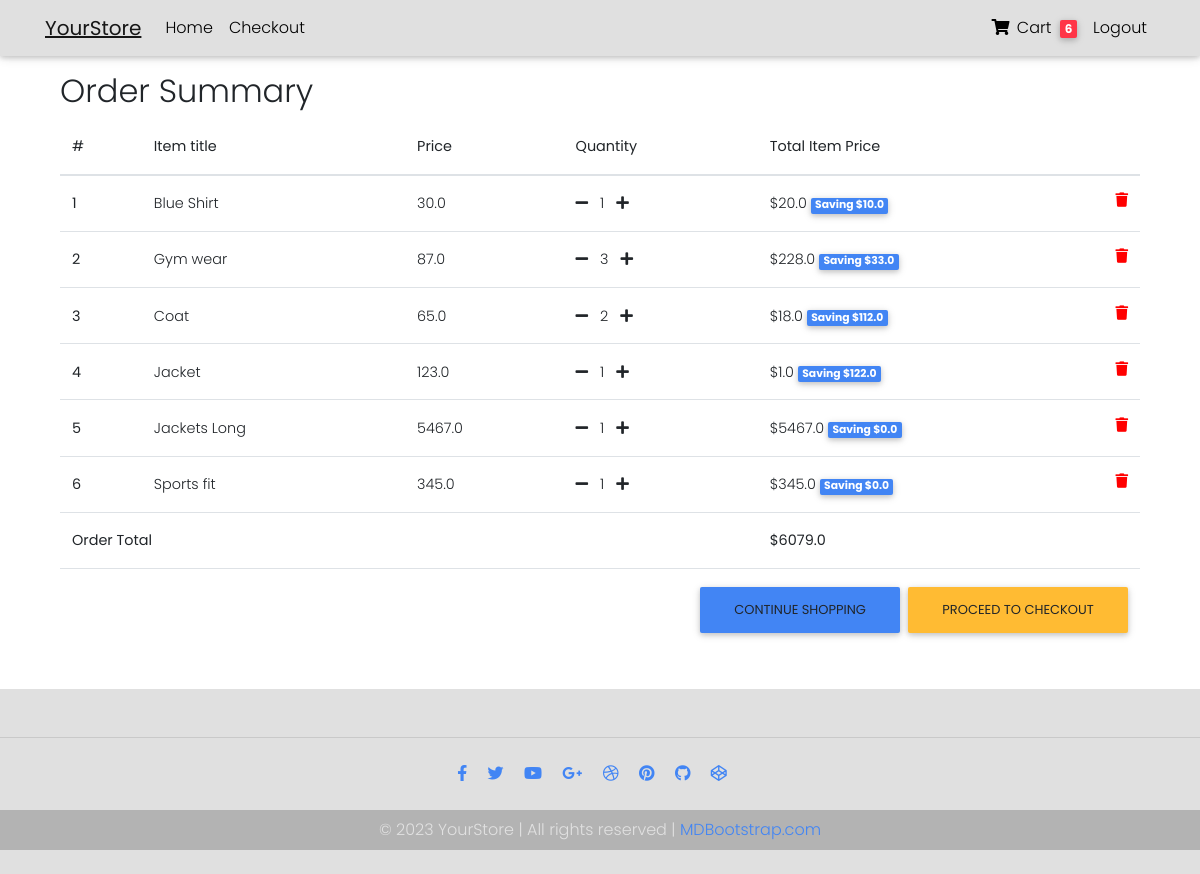
Page /order-summary/ (signed in) on the earlier database version.
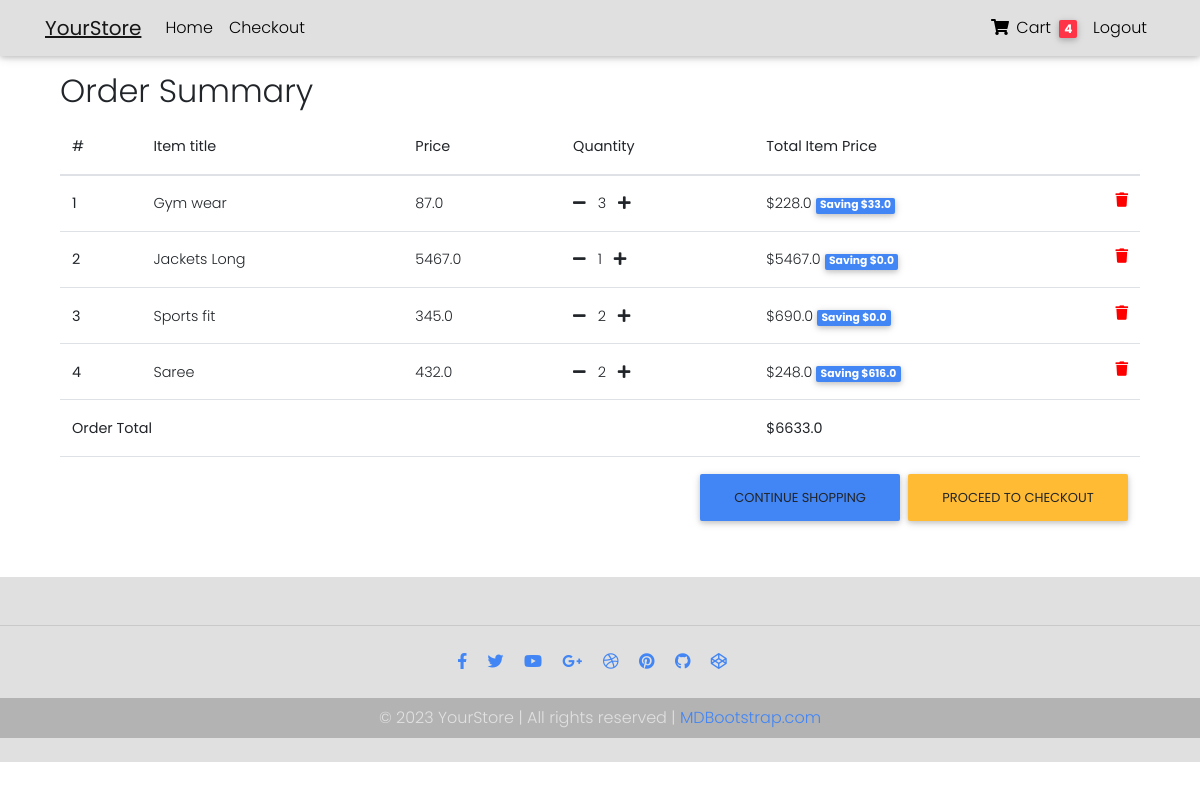
Same page on the later database version.
### core/models.py (models this page shows, shortened)
class Order(models.Model):
    user = models.ForeignKey(settings.AUTH_USER_MODEL,
                             on_delete=models.CASCADE)
    ref_code = models.CharField(max_length=20, blank=True, null=True)
    items = models.ManyToManyField(OrderItem)
    start_date = models.DateTimeField(auto_now_add=True)
    ordered_date = models.DateTimeField()
    ordered = models.BooleanField(default=False)
    shipping_address = models.ForeignKey(
        'Address', related_name='shipping_address', on_delete=models.SET_NULL, blank=True, null=True)
    billing_address = models.ForeignKey(
        'Address', related_name='billing_address', on_delete=models.SET_NULL, blank=True, null=True)
    payment = models.ForeignKey(
        'Payment', on_delete=models.SET_NULL, blank=True, null=True)
    coupon = models.ForeignKey(
        'Coupon', on_delete=models.SET_NULL, blank=True, null=True)
    being_delivered = models.BooleanField(default=False)
    received = models.BooleanField(default=False)
    refund_requested = models.BooleanField(default=False)
    refund_granted = models.BooleanField(default=False)
    def get_total(self):
        total = 0
        for order_item in self.items.all():
            total += order_item.get_final_price()
        if self.coupon:
            total -= self.coupon.amount
        return total

class OrderItem(models.Model):
    user = models.ForeignKey(settings.AUTH_USER_MODEL,
                             on_delete=models.CASCADE)
    ordered = models.BooleanField(default=False)
    item = models.ForeignKey(Item, on_delete=models.CASCADE)
    quantity = models.IntegerField(default=1)
    def get_total_item_price(self):
        return self.quantity * self.item.price
    def get_total_discount_item_price(self):
        return self.quantity * self.item.discount_price
    def get_amount_saved(self):
        return self.get_total_item_price() - self.get_total_discount_item_price()
    def get_final_price(self):
        if self.item.discount_price:
            return self.get_total_discount_item_price()
        return self.get_total_item_price()

class Item(models.Model):
    title = models.CharField(max_length=100)
    price = models.FloatField()
    discount_price = models.FloatField(blank=True, null=True)
    category = models.CharField(choices=CATEGORY_CHOICES, max_length=2)
    label = models.CharField(choices=LABEL_CHOICES, max_length=1)
    slug = models.SlugField()
    description = models.TextField()
    image = models.ImageField()

### core/views.py (the view)
# urls.py: path('order-summary/', OrderSummaryView.as_view(), name='order-summary'),
class OrderSummaryView(LoginRequiredMixin, View):
    def get(self, *args, **kwargs):
        try:
            order = Order.objects.get(user=self.request.user, ordered=False)
            context = {
                'object': order
            }
            return render(self.request, 'order_summary.html', context)
        except ObjectDoesNotExist:
            messages.warning(self.request, "You do not have an active order")
            return redirect("/")

### core/templatetags/cart_template_tags.py (called while the page is built)
@register.filter
def cart_item_count(user):
    if user.is_authenticated:
        qs = Order.objects.filter(user=user, ordered=False)
        if qs.exists():
            return qs[0].items.count()
    return 0

### templates/order_summary.html (shortened to what this page needs)
{% extends "base.html" %}
{% block content %}
<main>
    <div class="container">
        <div class="table-responsive text-nowrap">
            <h2>Order Summary</h2>
            <table class="table">
                <thead>
                    <tr>
                        <th scope="col">#</th>
                        <th scope="col">Item title</th>
                        <th scope="col">Price</th>
                        <th scope="col">Quantity</th>
                        <th scope="col">Total Item Price</th>
                    </tr>
                </thead>
                <tbody>
                    {% for order_item in object.items.all %}
                    <tr>
                        <th scope="row">{{ forloop.counter }}</th>
                        <td>{{ order_item.item.title }}</td>
                        <td>{{ order_item.item.price }}</td>
                        <td>
                            <a href="{% url 'core:remove-single-item-from-cart' order_item.item.slug %}">
                                <i class="fas fa-minus mr-2"></i>
                            </a>
                            {{ order_item.quantity }}
                            <a href="{% url 'core:add-to-cart' order_item.item.slug %}">
                                <i class="fas fa-plus ml-2"></i>
                            </a>
                        </td>
                        <td>
                            {% if order_item.item.discount_price %}
                            ${{ order_item.get_total_discount_item_price }}
                            <span class="badge badge-primary">Saving ${{ order_item.get_amount_saved }}</span>
                            {% else %}
                            ${{ order_item.get_total_item_price }}
                            {% endif %}
                            <a style='color: red;' href="{% url 'core:remove-from-cart' order_item.item.slug %}">
                                <i class="fas fa-trash float-right"></i>
                            </a>
                        </td>
                    </tr>
                    {% endfor %}
                    {% if object.get_total %}
                    <tr>
                        <td colspan="4"><b>Order Total</b></td>
                        <td><b>${{ object.get_total }}</b></td>
                    </tr>
                    <tr>
                        <td colspan="5">
                            <a class='btn btn-warning float-right ml-2' href='/checkout/'>Proceed to checkout</a>
                            <a class='btn btn-primary float-right' href='/'>Continue shopping</a>
                        </td>
                    </tr>
                    {% endif %}
                </tbody>
            </table>
        </div>
    </div>
</main>
{% endblock content %}

### templates/navbar.html (shortened to what this page needs)
{% load cart_template_tags %}
<nav class="navbar navbar-expand-lg navbar-light bg-light fixed-top">
  <div class="container">
    <a class="navbar-brand" href="/">
      <strong> <u> YourStore</u></strong>
    </a>
    <div class="collapse navbar-collapse" id="navbarSupportedContent">
      <ul class="navbar-nav mr-auto">
        <li class="nav-item">
          <a class="nav-link" href="/">Home</a>
        </li>
        {% if request.user.is_authenticated %}
        <li class="nav-item">
          <a class="nav-link" href="/checkout">Checkout</a>
        </li>
        {%endif%}
      </ul>
      <ul class="navbar-nav ml-auto">
        {% if request.user.is_authenticated %}
        <li class="nav-item">
          <a href="{% url 'core:order-summary' %}" class="nav-link">
            <i class="fas fa-shopping-cart"></i> Cart
            <span class="badge badge-danger ml-1">{{ request.user|cart_item_count }}</span>
          </a>
        </li>
        <li class="nav-item">
          <a class="nav-link" href="{% url 'account_logout' %}">Logout</a>
        </li>
        {% endif %}
      </ul>
    </div>
  </div>
</nav>

Differences in the rows shown:
removed OrderItem: item "Blue Shirt", item.price "30.0", quantity "1", get_total_discount_item_price "20.0", get_amount_saved "10.0"
removed OrderItem: item "Coat", item.price "65.0", quantity "2", get_total_discount_item_price "18.0", get_amount_saved "112.0"
removed OrderItem: item "Jacket", item.price "123.0", quantity "1", get_total_discount_item_price "1.0", get_amount_saved "122.0"
changed OrderItem "Sports fit": quantity "1" → "2"; get_total_discount_item_price "345.0" → "690.0"
added OrderItem: item "Saree", item.price "432.0", quantity "2", get_total_discount_item_price "248.0", get_amount_saved "616.0"
changed through a linked row, Order: get_total "6079.0" → "6633.0"
Other differences:
{{ request.user|cart_item_count }}: "6" → "4"
